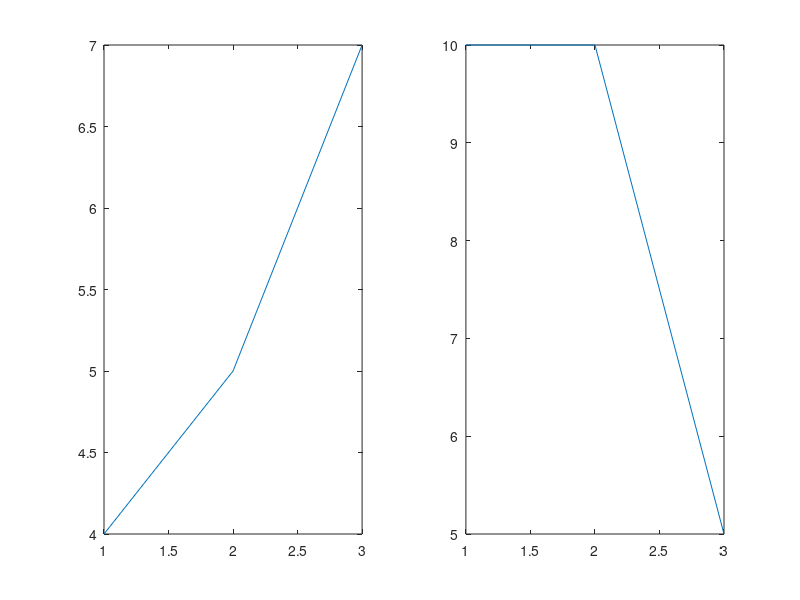

Here is the MATLAB script that generated this plot:
mat = randi([1,10],randi([2,6]),randi([3,5]));
[r c] = size(mat);
for i = 1:r
    subplot(1,r,i);
    x = 1:c;
    y = mat(i,1:c);
    plot(x,y);
end
    




